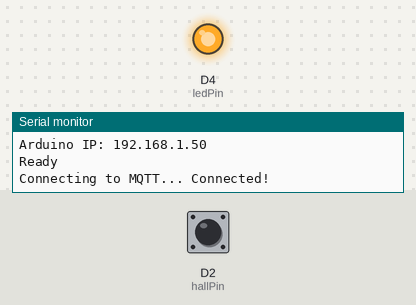
A sketch run on a simulated Arduino Uno R4 WiFi. Parts: output pins drawn as LEDs (lit = HIGH), the last lines printed to the serial monitor. The inputs (shaded band) are chosen by the test bench; at power-on: D2 (hallPin) HIGH. WiFi joins after 1.5 s; servers stay silent unless stated; no MQTT or app messages arrive unless stated.

Above: at 3.7 s.
3.8 s: D2 (hallPin) pulled LOW for 1 s
At 4.8 s:
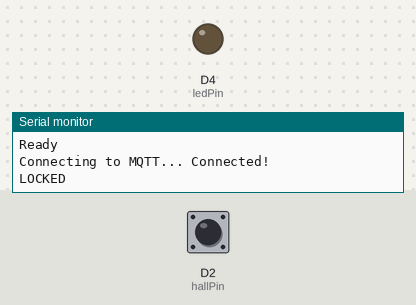
6.5 s: D2 (hallPin) pulled LOW for 3.2 s
At 11.1 s:
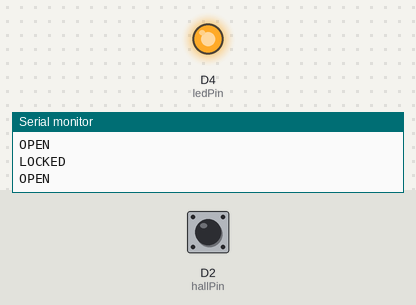
Timing chart, 0 to 12.6 s (numbered marks = the images above; inputs shaded):
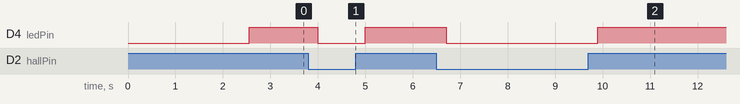

The sketch:

MQQTConnectionLock.ino
```cpp
#include <WiFiS3.h>
#include <PubSubClient.h>


// Wifi

char ssid[] = "xxx";
char pass[] = "yyy";


// MQTT

const char* mqttServer = "gggg";
const int mqttPort = 1883;

WiFiClient wifiClient;
PubSubClient mqttClient(wifiClient);


// Pins

const byte hallPin = 2;
const byte ledPin = 4;


// Hall Filter (plus glitch prevention stuff)

const unsigned long sensorFilterTime = 200;

int lastHallReading = HIGH;
int stableHallState = HIGH;

unsigned long hallChangeTime = 0;


// Status of Magnet
bool magnetDetected = false;


// MQTT Reconnect (Incase fails)

void reconnectMQTT() {

  while (!mqttClient.connected()) {

    Serial.print("Connecting to MQTT... ");

    if (mqttClient.connect(
      "SmartLockArduino001",
      "Username",
      "Password"
    )) {

      Serial.println("Connected!");

      // Send current status when reconnecting
      if (magnetDetected) {
        mqttClient.publish(
          "smartlock/status",
          "LOCKED",
          true
        );
      }
      else {
        mqttClient.publish(
          "smartlock/status",
          "OPEN",
          true
        );
      }

    }

    else {

      Serial.print("Failed, rc=");
      Serial.println(mqttClient.state());

      delay(2000);
    }
  }
}


// Setup

void setup() {

  Serial.begin(9600);


  pinMode(hallPin, INPUT_PULLUP);
  pinMode(ledPin, OUTPUT);


  Serial.println("Connecting to WiFi...");


  WiFi.begin(ssid, pass);


  while (WiFi.status() != WL_CONNECTED) {

    delay(1000);
    Serial.print(".");
  }


  delay(1000);


  Serial.println();
  Serial.println("WiFi Connected!");


  Serial.print("Arduino IP: ");
  Serial.println(WiFi.localIP());


  mqttClient.setServer(
    mqttServer,
    mqttPort
  );


  hallChangeTime = millis();


  Serial.println("Ready");

}


// Loop

void loop() {


  if (!mqttClient.connected()) {

    reconnectMQTT();

  }


  mqttClient.loop();


  unsigned long currentTime = millis();


  readHallSensor(currentTime);


  updateLED();

}


// Hall Sensor

void readHallSensor(unsigned long currentTime) {


  int hallReading = digitalRead(hallPin);


  if (hallReading != lastHallReading) {

    lastHallReading = hallReading;

    hallChangeTime = currentTime;

  }


  if ((currentTime - hallChangeTime) >= sensorFilterTime) {


    if (stableHallState != lastHallReading) {


      stableHallState = lastHallReading;


      if (stableHallState == LOW) {


        magnetDetected = true;


        Serial.println("LOCKED");


        mqttClient.publish(
          "smartlock/status",
          "LOCKED",
          true
        );


      }


      else {


        magnetDetected = false;


        Serial.println("OPEN");


        mqttClient.publish(
          "smartlock/status",
          "OPEN",
          true
        );

      }

    }

  }

}


// LED

void updateLED() {


  if (magnetDetected) {


    // Locked
    digitalWrite(
      ledPin,
      LOW
    );


  }

  else {


    // Open
    digitalWrite(
      ledPin,
      HIGH
    );


  }

}
```

Measured:
- after the input at 3.8 s, D4 (ledPin): HIGH → LOW after 0.20 s, → HIGH 1.0 s later
- after the input at 6.5 s, D4 (ledPin): HIGH → LOW after 0.20 s, → HIGH 3.2 s later
